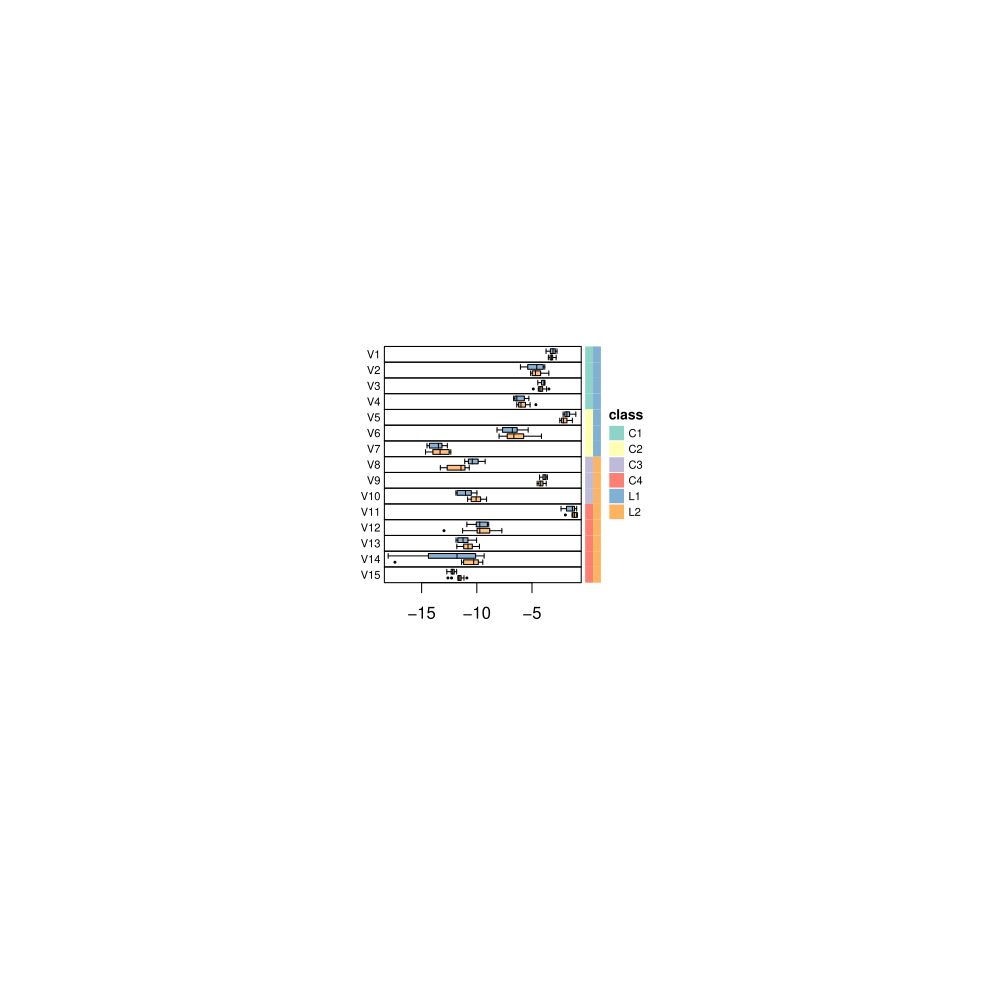

This chart was generated by the following R code:
library ("ComplexHeatmap")
library(circlize)
library(dtwclust)


Args <- commandArgs(TRUE)

aG <- read.table(Args[2],header=T,check.names=F)
aGroup <- log2(as.matrix(scale(aG, center=FALSE, scale=colSums(aG))))
ZaGroup <- zscore(as.matrix(scale(aG, center=FALSE, scale=colSums(aG))))
bG <- read.table(Args[3],header=T,check.names=F)
bGroup <- log2(as.matrix(scale(bG, center=FALSE, scale=colSums(bG))))
ZbGroup <- zscore(as.matrix(scale(bG, center=FALSE, scale=colSums(bG))))

m1 <- aGroup
m2 <- bGroup

corr <- read.table(Args[1],header=T,check.names=F)
colors = structure(c("#8dd3c7","#ffffb3","#bebada","#fb8072","#80b1d3","#fdb462"),
           names = c("C1", "C2", "C3","C4","L1","L2"))

nr = nrow(m1)
rg = range(c(m1, m2))
rg[1] = rg[1] - (rg[2] - rg[1])* 0.02
rg[2] = rg[2] + (rg[2] - rg[1])* 0.02
anno_multiple_boxplot = function(index) {
    pushViewport(viewport(xscale = rg, yscale = c(0.5, nr + 0.5)))
    for(i in seq_along(index)) {
        grid.rect(y = nr-i+1, height = 1, default.units = "native")
        grid.boxplot(m1[ index[i], ], pos = nr-i+1 + 0.2, box_width = 0.3, 
            gp = gpar(fill = "#8BB1D3"), direction = "horizontal",outline = FALSE,pch = 20, size = unit(1, "mm"))
        grid.boxplot(m2[ index[i], ], pos = nr-i+1 - 0.2, box_width = 0.3, 
            gp = gpar(fill = "#FFC080"), direction = "horizontal",pch = 20, size = unit(1, "mm"))
    }
    grid.xaxis()
    popViewport()
}

boxplotAnno = rowAnnotation(boxplot = anno_multiple_boxplot, width = unit(5, "cm"),show_annotation_name = FALSE,border = FALSE,gp = gpar(col = "red"))


ht_list = Heatmap(as.matrix(corr),col=colors,heatmap_legend_param = list(title = "class",labels_gp=gpar(fontsize=8)),show_column_names = FALSE,show_row_names = TRUE,width = unit(0.2*ncol(corr), "cm"), height = unit(0.4*nrow(corr), "cm"),left_annotation = boxplotAnno,row_names_gp = gpar(fontsize = 8),column_names_gp = gpar(fontsize = 8),row_names_side = "left", show_row_dend = FALSE)

#lgd = Legend(title = "boxplots",legend_gp = gpar(fill = c("#8BB1D3","#FFC080")))

pdf(Args[4],width=10,height=10)
draw(ht_list, padding = unit(c(20, 2, 2, 2), "mm"))
dev.off()
